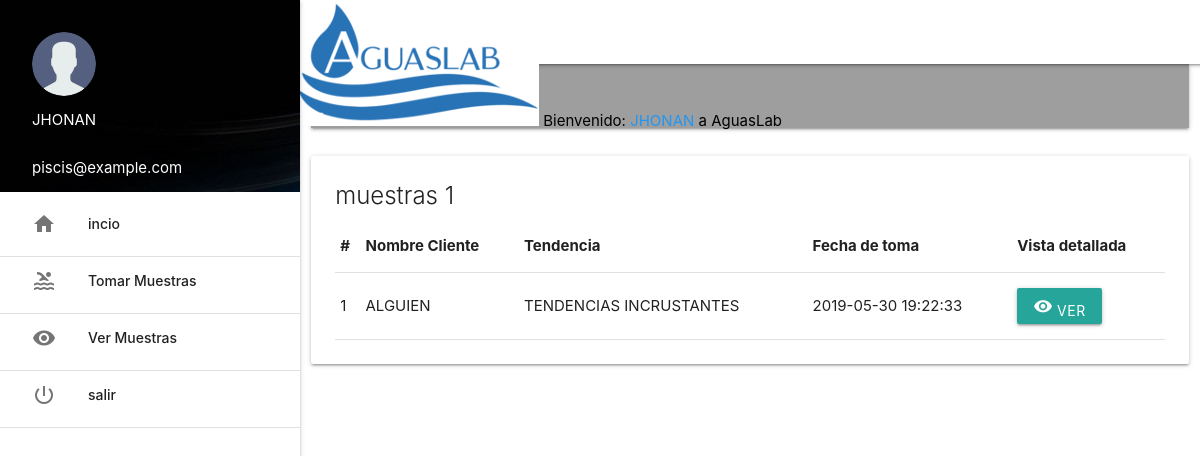
The page /aguaslab/plataforma/analisisPiscina/index.php (signed in) on the database as committed earlier.
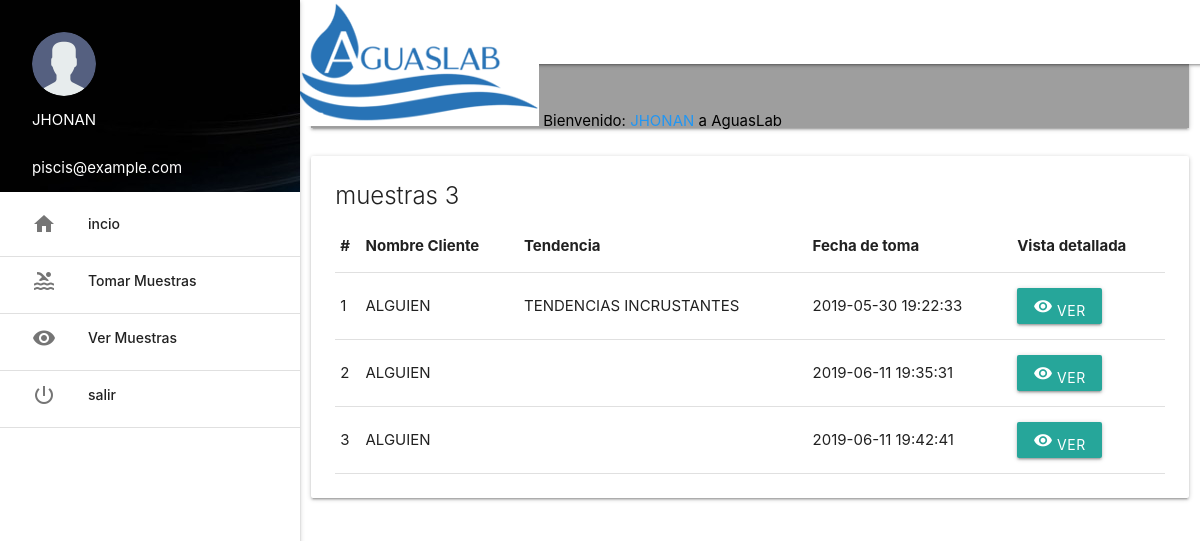
The same page on the database as committed later.
### tables this page shows
CREATE TABLE `bitacora` (
  `id` int(11) NOT NULL,
  `user_id` int(11) NOT NULL,
  `fechaHora` timestamp NOT NULL DEFAULT CURRENT_TIMESTAMP,
  `indiceLangerier` decimal(12,3) NOT NULL,
  `tendencia` varchar(255) NOT NULL,
  `ph` decimal(12,3) NOT NULL,
  `productoPh` varchar(255) NOT NULL,
  `cantidadPh` decimal(12,3) NOT NULL,
  `medidaPh` enum('gramos','kilogramos','litros') NOT NULL,
  `cloroInicial` decimal(12,3) NOT NULL,
  `cloroFinal` decimal(12,3) NOT NULL,
  `productoCloro` varchar(255) NOT NULL,
  `cantidadCloro` decimal(12,3) NOT NULL,
  `medidaCloro` enum('gramos','kilogramos','litros') NOT NULL,
  `alcalinidad` decimal(12,3) NOT NULL,
  `productoAlcalinidad` varchar(255) NOT NULL,
  `cantidadAlcalinidad` decimal(12,3) NOT NULL,
  `medidaAlcalinidad` enum('gramos','kilogramos','litros') NOT NULL,
  `dureza` decimal(12,3) NOT NULL,
  `productoDureza` varchar(255) NOT NULL,
  `cantidadDureza` decimal(12,3) NOT NULL,
  `medidaDureza` enum('gramos','kilogramos','litros') NOT NULL,
  `tiempoRotacion` int(11) NOT NULL,
  `medidaTiempoRotacion` enum('horas','minutos') NOT NULL,
  `tiempoFiltracion` int(11) NOT NULL,
  `medidaTiempoFiltracion` enum('horas','minutos') NOT NULL,
  `temperatura` decimal(12,3) NOT NULL,
  `desinfeccionFiltro` enum('SI','NO') NOT NULL,
  `cepilladoParedes` enum('SI','NO') NOT NULL,
  `lavadoZonaH` enum('SI','NO') NOT NULL,
  `superCloracion` enum('SI','NO') NOT NULL,
  `productoLimpieza` varchar(255) NOT NULL,
  `cantidadLimpieza` decimal(12,3) NOT NULL,
  `medidaLimpieza` enum('gramos','kilogramos','litros') NOT NULL
);

CREATE TABLE `usuario` (
  `id` int(3) NOT NULL,
  `nick` varchar(15) NOT NULL,
  `pass` varchar(100) NOT NULL,
  `nombre` varchar(100) NOT NULL,
  `correo` varchar(100) NOT NULL,
  `nivel` varchar(20) NOT NULL,
  `bloqueo` int(1) NOT NULL,
  `foto` varchar(50) NOT NULL
);

### aguaslab/plataforma/analisisPiscina/index.php (the view, shortened to what this page needs)
<?php include('../extend/header.php');
include('../extend/permiso.php'); ?>
<div class="row">
	<div class="col s12">
		<nav class="grey">
			<div class="nav-wrapper">
				<div class="input-field">
					<input type="search" id="buscar">
					<label for="buscar"><i class="material-icons">search</i></label>
					<i class="material-icons">close</i>
				</div>
			</div>
		</nav>
	</div>
</div>
<?php
$nivel=$_SESSION['nivel'];
if ($nivel=='PISCINERO') {
	$sel = $con->query("SELECT bitacora.id,usuario.nombre,bitacora.tendencia,bitacora.fechaHora FROM bitacora,piscineros,usuario WHERE bitacora.user_id=piscineros.piscinero_id AND piscineros.cliente_id=usuario.id AND piscineros.piscinero_id=".$_SESSION['id']);
}else if ($nivel=='CLIENTE') {
	$sel = $con->query("SELECT bitacora.id,usuario.nombre,bitacora.tendencia,bitacora.fechaHora FROM bitacora,piscineros,usuario WHERE bitacora.user_id=piscineros.piscinero_id AND piscineros.cliente_id=usuario.id AND piscineros.cliente_id=".$_SESSION['id']);
}else{
	$sel = $con->query("SELECT bitacora.id,usuario.nombre,bitacora.tendencia,bitacora.fechaHora FROM bitacora,piscineros,usuario WHERE bitacora.user_id=piscineros.piscinero_id AND piscineros.cliente_id=usuario.id");
}
$row = mysqli_num_rows($sel);
 ?>
<div class="row">
	<div class="col s12">
		<div class="card">
			<div class="card-content">
				<span class="card-title">muestras <?php echo $row; ?></span>
				<table>
					<thead>
						<tr class="cabecera">
							<th>#</th>
							<th>Nombre Cliente</th>
							<th>Tendencia</th>
							<th>Fecha de toma</th>
							<th>Vista detallada</th>
						</tr>
					</thead>
					<?php $cont=1 ?>
					<?php while($f = $sel->fetch_assoc()){ ?>
						<tr>
							<td><?php echo $cont; ?></td>
							<td><?php echo $f['nombre']; ?></td>
							<td><?php echo $f['tendencia']; ?></td>
							<td><?php echo $f['fechaHora']; ?></td>
							<td><button onclick="modal(<?php echo $f['id']; ?>)" data-target="modalMuestra" class="btn modal-trigger"><i class="material-icons">remove_red_eye</i> Ver </button></td>
						<?php $cont++ ?>
						</tr>
					<?php } ?>
				</table>
			</div>
		</div>
	</div>
</div>
<?php include('../extend/scripts.php') ?>

### aguaslab/plataforma/extend/header.php (shortened to what this page needs)
<!DOCTYPE html>
<html lang="es">
<head>
	<link rel="stylesheet" href="../css/materialize.min.css">
	<link rel="stylesheet" href="https://cdnjs.cloudflare.com/ajax/libs/limonte-sweetalert2/6.3.2/sweetalert2.css">
</head>
	<body>
		<main>
			<?php
				if ($_SESSION['nivel'] == 'ADMINISTRADOR') {
					include 'menu-admin.php';
				}elseif($_SESSION['nivel'] == 'CLIENTE'){
					include 'menu-asesor.php';
				}else{
					include 'menu-piscinero.php';
				}
			 ?>

### aguaslab/plataforma/extend/menu-piscinero.php (shortened to what this page needs)
<div class="navbar-fixed">
  <nav>
    <div class="nav-wrapper menu white ">
      <a href="index" class=""><img src="images/logo.png" alt=""></a>
      <a class="black-text" style="text-align: center; width: 100%;">Bienvenido:  <span class="blue-text"><?php echo $_SESSION['nombre'] ?></span> a AguasLab</a>
        <ul  class="sidenav sidenav-fixed" id="slide-out">
         <li>
		<div class="user-view">
			<div class="background">
				<img src="../img/fondo.jpg" alt="">
			</div>
			<a href="../perfil/index.php"><img src="../usuarios/<?php echo $_SESSION['foto'] ?>" class="circle" alt=""></a>
			<a href="../perfil/perfil.php" class="white-text"><?php echo $_SESSION['nombre'] ?></a>
			<a href="" class="white-text"><?php echo $_SESSION['correo'] ?></a>
		</div>
	</li>
	<li><a href="../inicio"><i class="material-icons">home</i>incio</a></li>
	<li><div class="divider"></div></li>
		<li><a href="../muestraPiscina"><i class="material-icons">pool</i>Tomar Muestras</a></li>
	<li><div class="divider"></div></li>
			<li><a href="../analisisPiscina"><i class="material-icons">visibility</i>Ver Muestras</a></li>
	<li><div class="divider"></div></li>
	<li><a href="../login/salir.php"><i class="material-icons">power_settings_new</i>salir</a></li>
	<li><div class="divider"></div></li>
        </ul>
    </div>
  </nav>
</div>

### aguaslab/plataforma/extend/scripts.php (shortened to what this page needs)
</main>

### aguaslab/plataforma/extend/header.php (style rules this page uses)
header, main, footer { padding-left: 300px; }

Rows that differ between the two databases and show on the page:
added bitacora: usuario.nombre "ALGUIEN", fechaHora "2019-06-11 19:35:31"
added bitacora: usuario.nombre "ALGUIEN", fechaHora "2019-06-11 19:42:41"
Other text that changed with them:
$row: "1" → "3"
